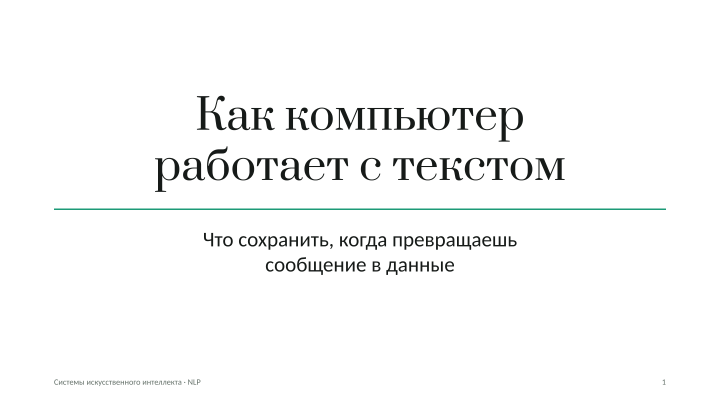
#> input picture qa/L01/figma/review_png/slide-01.png, 1440 x 810 px (shown at 1/2 size); its folder holds only this picture in this run
$ python review_render.py
#> lines starting #> are read from the running program, lines starting #| are printed output that depends on the picture
from pathlib import Path
import json
import xml.etree.ElementTree as ET
import pymupdf as fitz
from PIL import Image, ImageDraw

ROOT = Path(__file__).parent
OUT = ROOT / 'review_png'
OUT.mkdir(exist_ok=True)
summary = []
for path in sorted(ROOT.glob('slide-??.pdf')):
    with fitz.open(path) as doc:
        page = doc[0]
        png = OUT / (path.stem + '.png')
        if not png.exists() or png.stat().st_mtime < path.stat().st_mtime:
            page.get_pixmap(matrix=fitz.Matrix(0.75, 0.75), alpha=False).save(png)
        spans = [s for b in page.get_text('dict')['blocks'] for l in b.get('lines', []) for s in l['spans']]
        outside = [s['text'] for s in spans if s['text'].strip() and not page.rect.contains(fitz.Rect(s['bbox']))]
        svg = ET.parse(path.with_suffix('.svg'))
        texts = [''.join(el.itertext()) for el in svg.getroot().iter() if el.tag.rsplit('}', 1)[-1] == 'text']
        summary.append({'slide': path.stem, 'size': [page.rect.width, page.rect.height], 'outside': outside, 'fonts': sorted({f[3] for f in page.get_fonts()}), 'text': texts})
images = sorted(OUT.glob('slide-??.png'))
for start in range(0, len(images), 4):
    sheet = Image.new('RGB', (1920, 1160), '#e6e8e7')
    draw = ImageDraw.Draw(sheet)
    for j, path in enumerate(images[start:start+4]):
        im = Image.open(path)
#> im is the input picture: PIL image 1440x810 RGB; mean R, G, B 248.3, 248.8, 248.6
        im.thumbnail((960,540))
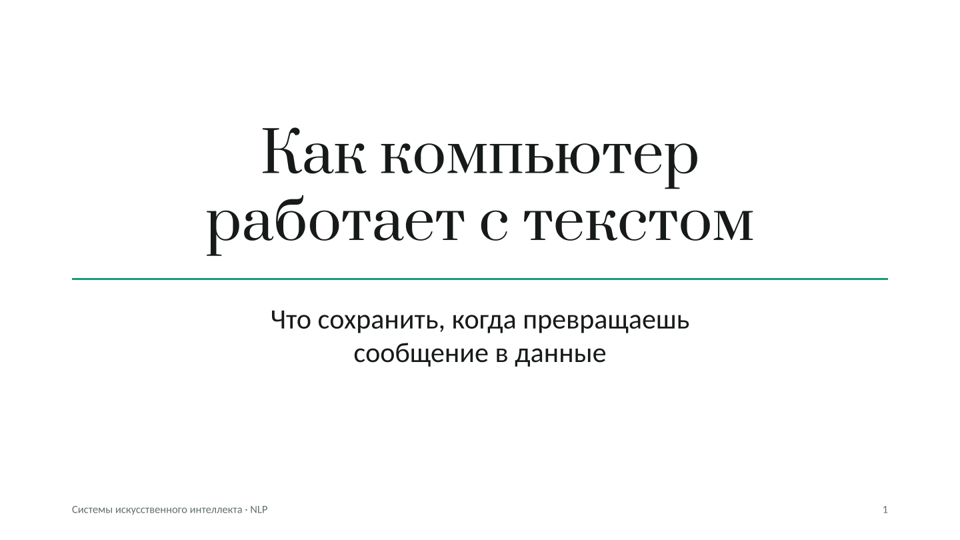
#> im: PIL image 960x540 RGB; mean R, G, B 248.2, 248.7, 248.6
        x, y = j % 2 * 960, j // 2 * 580
        sheet.paste(im, (x, y))
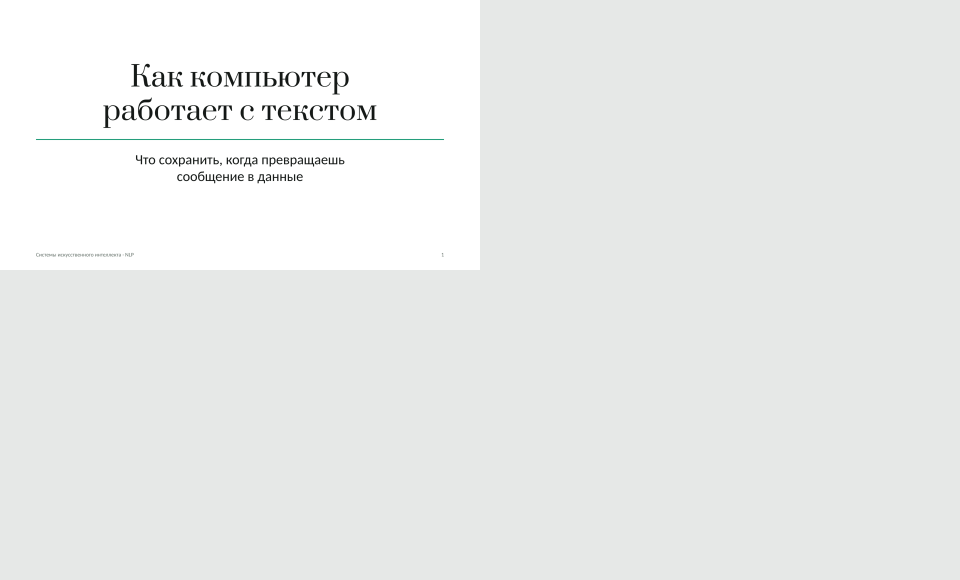
#> sheet: PIL image 1920x1160 RGB (shown at 1/2 size); mean R, G, B 234.2, 235.9, 235.1
        draw.text((x + 20, y + 550), path.stem, fill='black')
    sheet.save(OUT / f'contact-{start // 4 + 1:02}.png')
(ROOT / 'review_evidence.json').write_text(json.dumps(summary, ensure_ascii=False, indent=2), encoding='utf-8')
print(json.dumps({'count': len(summary), 'outside': {s['slide']: s['outside'] for s in summary if s['outside']}, 'fonts': sorted({f for s in summary for f in s['fonts']})}))

$ run again, on qa/L01/figma/review_png/slide-18.png
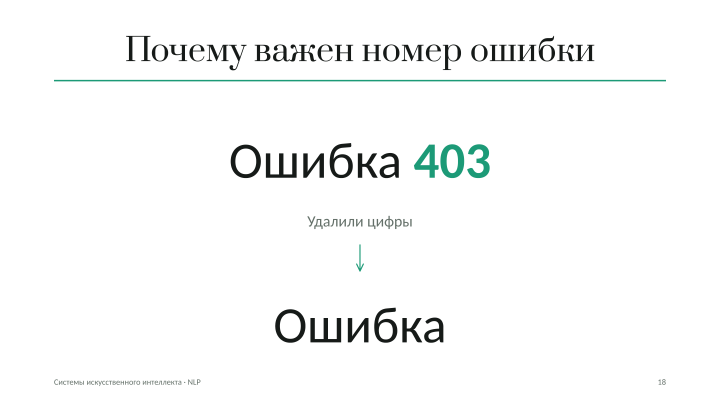
#> input picture qa/L01/figma/review_png/slide-18.png, 1440 x 810 px (shown at 1/2 size)
#> im is the input picture: PIL image 1440x810 RGB; mean R, G, B 248, 249, 248.7
#> `im.thumbnail((960,540))`:
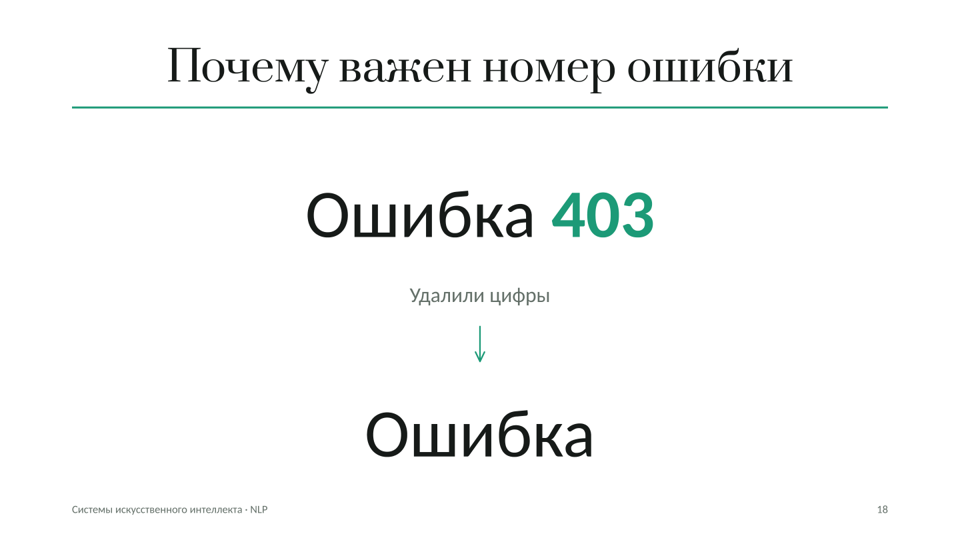
#> im: PIL image 960x540 RGB; mean R, G, B 247.9, 248.9, 248.6
#> `sheet.paste(im, (x, y))`:
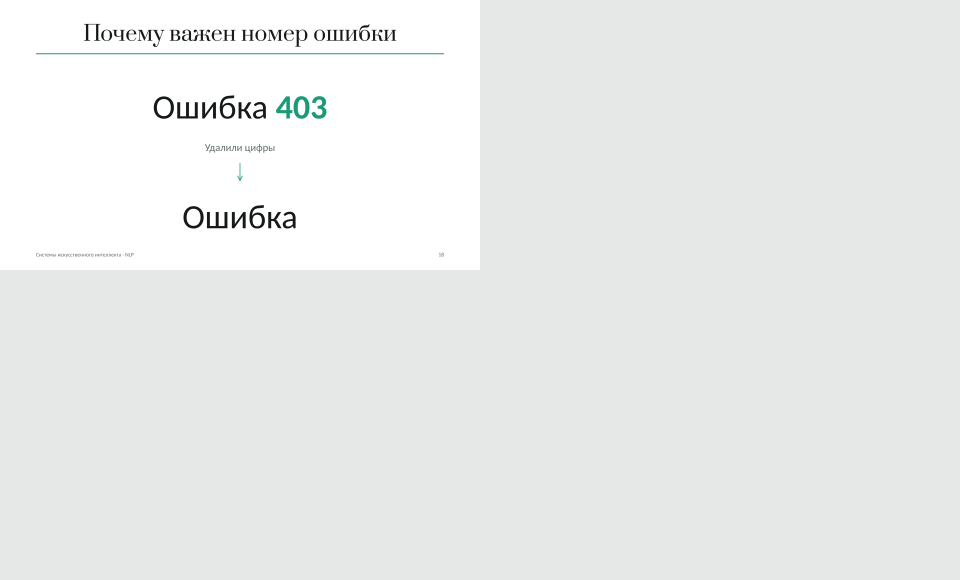
#> sheet: PIL image 1920x1160 RGB (shown at 1/2 size); mean R, G, B 234.2, 235.9, 235.1

$ run again, on qa/L01/figma/review_png/slide-19.png
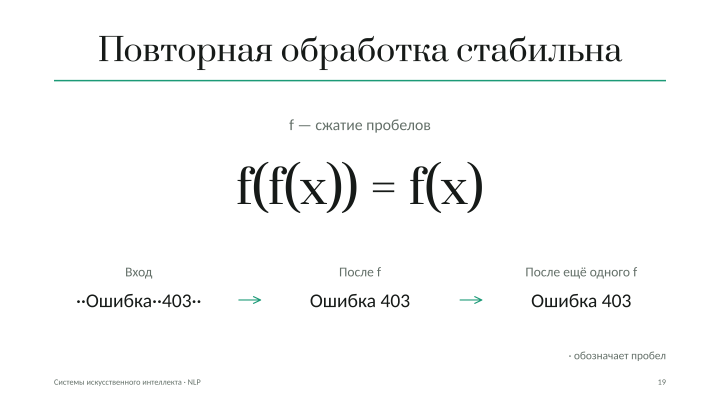
#> input picture qa/L01/figma/review_png/slide-19.png, 1440 x 810 px (shown at 1/2 size)
#> im is the input picture: PIL image 1440x810 RGB; mean R, G, B 248.1, 248.7, 248.5
#> `im.thumbnail((960,540))`:
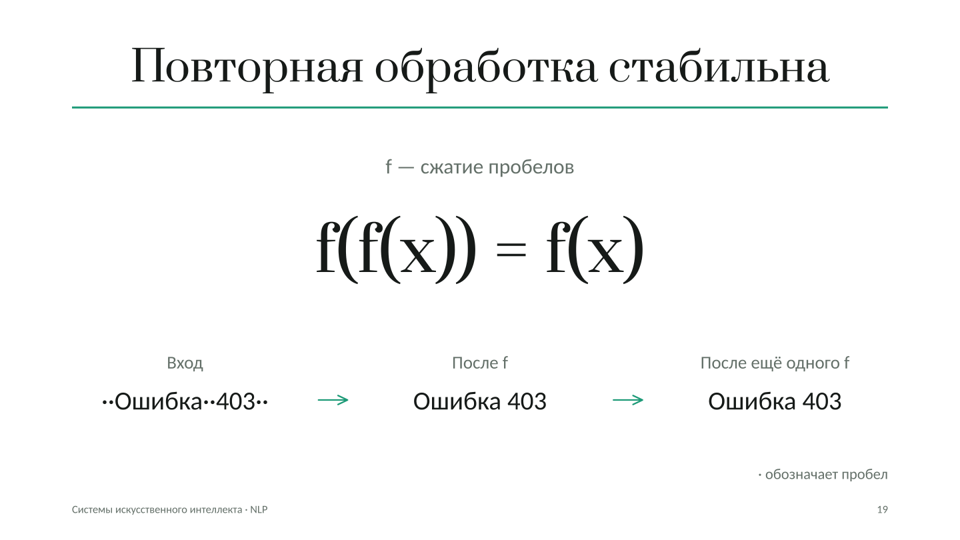
#> im: PIL image 960x540 RGB; mean R, G, B 248, 248.6, 248.4
#> `sheet.paste(im, (x, y))`:
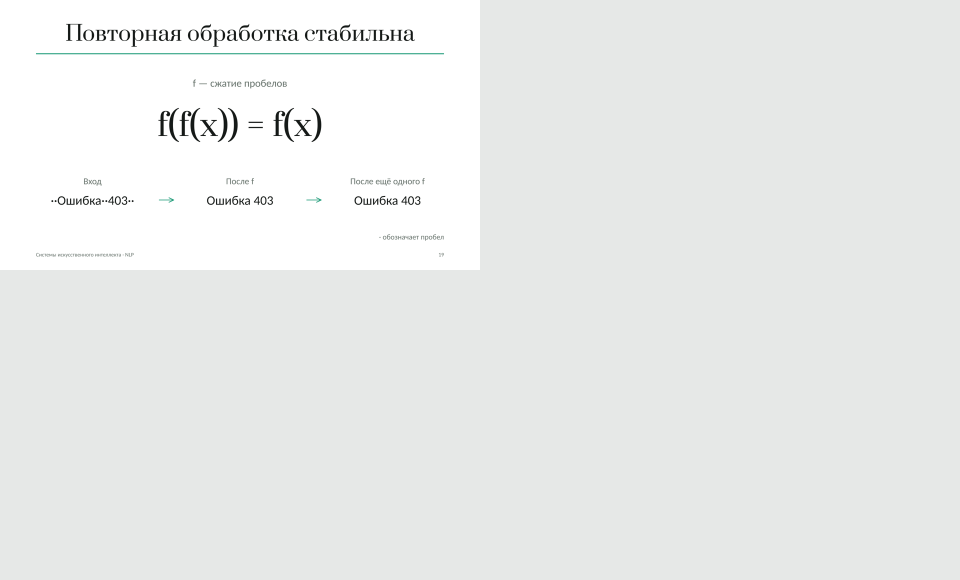
#> sheet: PIL image 1920x1160 RGB (shown at 1/2 size); mean R, G, B 234.2, 235.9, 235

$ run again, on qa/L01/figma/review_png/slide-23.png
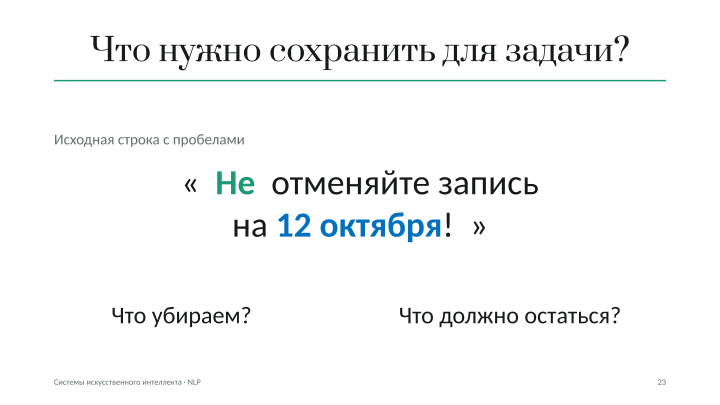
#> input picture qa/L01/figma/review_png/slide-23.png, 1440 x 810 px (shown at 1/2 size)
#> im is the input picture: PIL image 1440x810 RGB; mean R, G, B 247, 248.3, 248.4
#> `im.thumbnail((960,540))`:
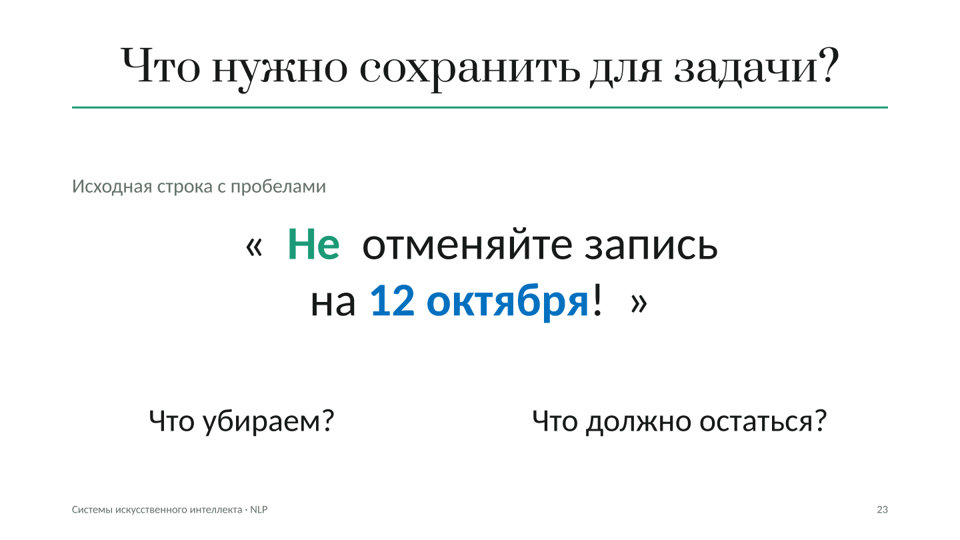
#> im: PIL image 960x540 RGB; mean R, G, B 246.9, 248.2, 248.3
#> `sheet.paste(im, (x, y))`:
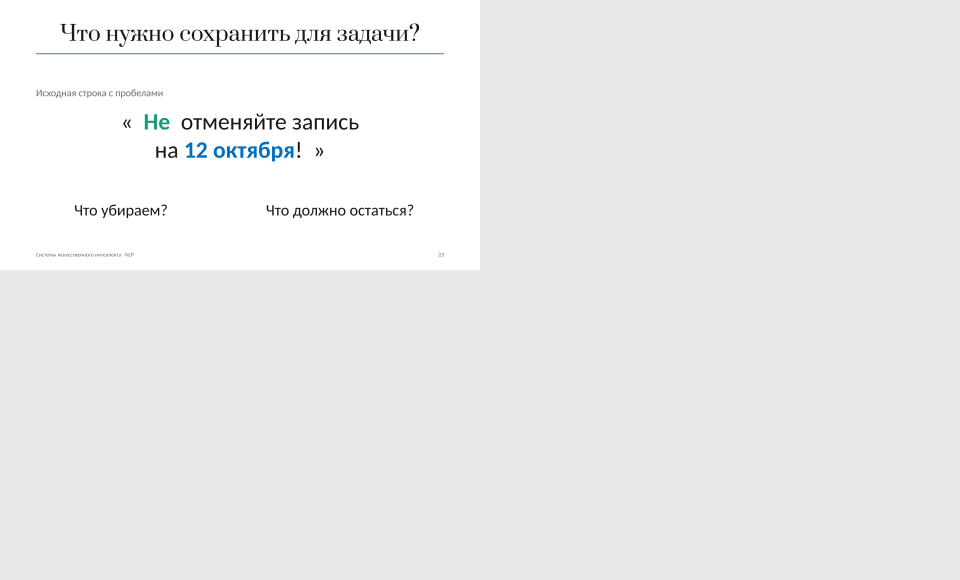
#> sheet: PIL image 1920x1160 RGB (shown at 1/2 size); mean R, G, B 233.9, 235.8, 235
